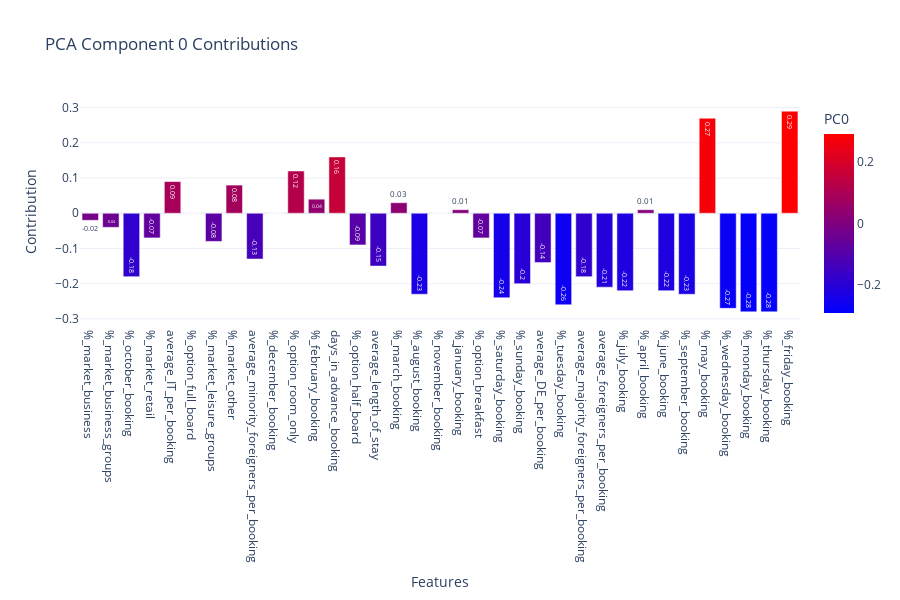

The code cell stored with this chart in its notebook:
### Code cell
# visualize the PCA components 0 and 1
fig = px.bar(pca_components.round(2), x=pca_components.round(2).index, y='PC0',
             title='PCA Component 0 Contributions', text='PC0', color='PC0', color_continuous_scale='Bluered', color_continuous_midpoint=0,
             labels={'x': 'Features', 'y': 'Contribution'},
             color_discrete_sequence=px.colors.qualitative.Plotly, template='plotly_white')
fig.update_layout(height=600, xaxis_title='Features', yaxis_title='Contribution')
fig.show()
fig.write_html(f'{output_folder}/pca_component_0_contributions.png')

### Figure 1 — Plotly figure (JSON) as saved in the notebook; plotly's stock layout.template omitted (floating-point values rounded to 4 significant figures)
{"data": [{"hovertemplate": "index=%{x}<br>PC0=%{marker.color}<extra></extra>", "legendgroup": "", "marker": {"color": [-0.02, -0.04, -0.18, -0.07, 0.09, -0.0, -0.08, 0.08, -0.13, -0.0, 0.12, 0.04, 0.16, -0.09, -0.15, 0.03, -0.23, -0.0, 0.01, -0.07, -0.24, -0.2, -0.14, -0.26, -0.18, -0.21, -0.22, 0.01, -0.22, -0.23, 0.27, -0.27, -0.28, -0.28, 0.29], "coloraxis": "coloraxis", "pattern": {"shape": ""}}, "name": "", "orientation": "v", "showlegend": false, "text": [-0.02, -0.04, -0.18, -0.07, 0.09, -0.0, -0.08, 0.08, -0.13, -0.0, 0.12, 0.04, 0.16, -0.09, -0.15, 0.03, -0.23, -0.0, 0.01, -0.07, -0.24, -0.2, -0.14, -0.26, -0.18, -0.21, -0.22, 0.01, -0.22, -0.23, 0.27, -0.27, -0.28, -0.28, 0.29], "textposition": "auto", "type": "bar", "x": ["%_market_business", "%_market_business_groups", "%_october_booking", "%_market_retail", "average_IT_per_booking", "%_option_full_board", "%_market_leisure_groups", "%_market_other", "average_minority_foreigners_per_booking", "%_december_booking", "%_option_room_only", "%_february_booking", "days_in_advance_booking", "%_option_half_board", "average_length_of_stay", "%_march_booking", "%_august_booking", "%_november_booking", "%_january_booking", "%_option_breakfast", "%_saturday_booking", "%_sunday_booking", "average_DE_per_booking", "%_tuesday_booking", "average_majority_foreigners_per_booking", "average_foreigners_per_booking", "%_july_booking", "%_april_booking", "%_june_booking", "%_september_booking", "%_may_booking", "%_wednesday_booking", "%_monday_booking", "%_thursday_booking", "%_friday_booking"], "xaxis": "x", "y": [-0.02, -0.04, -0.18, -0.07, 0.09, -0.0, -0.08, 0.08, -0.13, -0.0, 0.12, 0.04, 0.16, -0.09, -0.15, 0.03, -0.23, -0.0, 0.01, -0.07, -0.24, -0.2, -0.14, -0.26, -0.18, -0.21, -0.22, 0.01, -0.22, -0.23, 0.27, -0.27, -0.28, -0.28, 0.29], "yaxis": "y"}], "layout": {"barmode": "relative", "coloraxis": {"cmid": 0, "colorbar": {"title": {"text": "PC0"}}, "colorscale": [[0, "rgb(0,0,255)"], [1, "rgb(255,0,0)"]]}, "height": 600, "legend": {"tracegroupgap": 0}, "title": {"text": "PCA Component 0 Contributions"}, "xaxis": {"anchor": "y", "domain": [0, 1], "title": {"text": "Features"}}, "yaxis": {"anchor": "x", "domain": [0, 1], "title": {"text": "Contribution"}}}}
